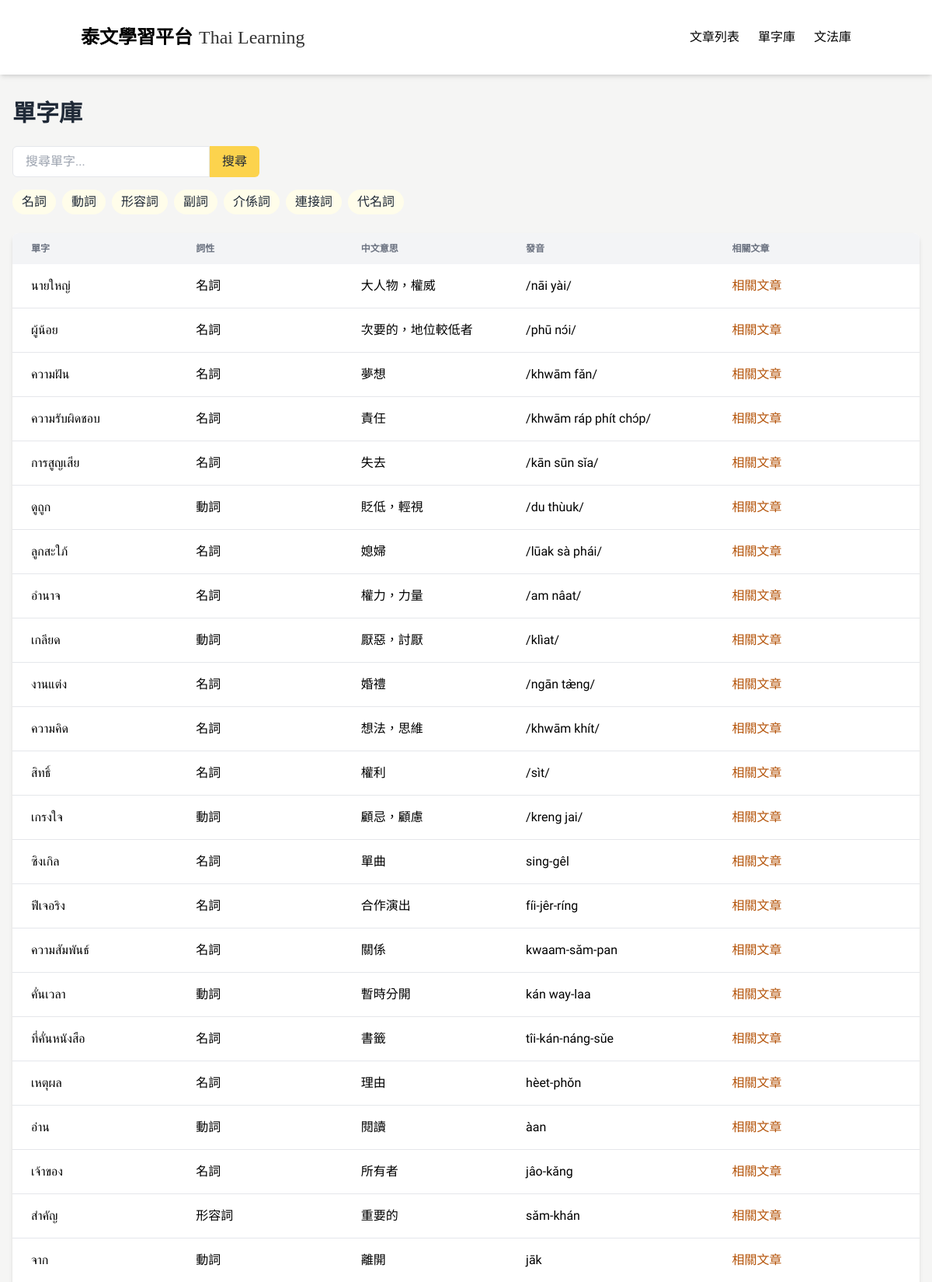
Screenshot of /vocabulary (upper part) with the database file from the repository.
### tables this page shows
CREATE TABLE Word (
            id INTEGER PRIMARY KEY AUTOINCREMENT,
            thai TEXT,
            chinese TEXT,
            type TEXT,
            pronunciation TEXT,
            articleId INTEGER,
            createdAt TEXT,
            updatedAt TEXT
        );

### app_sqlite.py (the view)
@app.route('/vocabulary')
def vocabulary():
    conn = get_db_connection()
    words = conn.execute("""
        SELECT DISTINCT Word.*
        FROM Word
        JOIN WordArticle ON Word.id = WordArticle.wordId
        JOIN Article ON WordArticle.articleId = Article.id
        WHERE Article.status = 'published'
        ORDER BY Word.createdAt DESC
    """).fetchall()
    conn.close()
    return render_template('vocabulary_adjust.html', words=words)

### app_sqlite.py (called while the page is built)
def get_db_connection():
    base_path = os.path.dirname(os.path.abspath(__file__))
    db_path = os.path.join(base_path, 'data.db')
    conn = sqlite3.connect(db_path)  # SQLite 檔名
    conn.row_factory = sqlite3.Row     # 讓取出的資料像字典一樣操作
    return conn

### templates/vocabulary_adjust.html (shortened to what this page needs)
<!DOCTYPE html>
<html lang="zh-TW">
<head>
  <script src="https://cdn.tailwindcss.com"></script>
</head>
<body>
  <nav class="bg-white shadow-md sticky top-0 z-50">
    <div class="container mx-auto px-4 py-4">
      <div class="flex justify-between items-center py-4">
        <div class="flex items-center space-x-2">
          <a href="/" class="flex items-end space-x-2">
            <span class="nav-title text-2xl font-bold text-black">泰文學習平台</span>
            <span class="nav-subtitle text-2xl text-black/80 self-end">Thai Learning</span>
          </a>
        </div>
        <div class="hidden md:flex space-x-6">
          <a href="/" class="tab-btn active-tab text-black hover:text-gray-700" data-tab="articles">文章列表</a>
          <a href="/vocabulary" class="text-black hover:text-gray-700">單字庫</a>
          <a href="/grammar" class="text-black hover:text-gray-700">文法庫</a>
        </div>
      </div>
    </div>
  </nav>
  <div class="px-4 py-8">
  <h1 class="text-3xl font-bold mb-6 text-gray-800">單字庫</h1>
  <div class="mb-6">
    <div class="flex mb-4">
      <input id="vocabulary-search" type="text" placeholder="搜尋單字..." class="border rounded-l-md px-4" />
      <button class="bg-[#FCD34D] hover:bg-[#FBBF24] text-[#1F2937] hover:text-white px-4 py-2 rounded-r-md transition-colors">搜尋</button>
    </div>
    <div class="flex flex-wrap gap-2 mb-4">
      <button class="px-3 py-1 bg-[#FFFDEA] text-[#1F2937] rounded-full hover:bg-[#FBBF24]" data-type="名詞">名詞</button>
      <button class="px-3 py-1 bg-[#FFFDEA] text-[#1F2937] rounded-full hover:bg-[#FBBF24]" data-type="動詞">動詞</button>
      <button class="px-3 py-1 bg-[#FFFDEA] text-[#1F2937] rounded-full hover:bg-[#FBBF24]" data-type="形容詞">形容詞</button>
      <button class="px-3 py-1 bg-[#FFFDEA] text-[#1F2937] rounded-full hover:bg-[#FBBF24]" data-type="副詞">副詞</button>
      <button class="px-3 py-1 bg-[#FFFDEA] text-[#1F2937] rounded-full hover:bg-[#FBBF24]" data-type="介係詞">介係詞</button>
      <button class="px-3 py-1 bg-[#FFFDEA] text-[#1F2937] rounded-full hover:bg-[#FBBF24]" data-type="連接詞">連接詞</button>
      <button class="px-3 py-1 bg-[#FFFDEA] text-[#1F2937] rounded-full hover:bg-[#FBBF24]" data-type="代名詞">代名詞</button>
    </div>
  </div>
  <div class="hidden md:block bg-white rounded-lg shadow-md overflow-x-auto">
    <table class="min-w-full w-full table-fixed">
      <thead class="bg-gray-100">
        <tr>
          <th class="px-6 py-3 text-left text-xs text-gray-500 uppercase w-1/5">單字</th>
          <th class="px-6 py-3 text-left text-xs text-gray-500 uppercase w-1/5">詞性</th>
          <th class="px-6 py-3 text-left text-xs text-gray-500 uppercase w-1/5">中文意思</th>
          <th class="px-6 py-3 text-left text-xs text-gray-500 uppercase w-1/4">發音</th>
          <th class="px-6 py-3 text-left text-xs text-gray-500 uppercase w-1/4">相關文章</th>
        </tr>
      </thead>
      <tbody class="divide-y divide-gray-200">
        {% for word in words %}
        <tr class="hover:bg-gray-50 vocabulary-row" data-type="{{ word.type }}">
          <td class="px-6 py-4 whitespace-nowrap thai-text">{{ word.thai }}</td>
          <td class="px-6 py-4 whitespace-nowrap">{{ word.type }}</td>
          <td class="px-6 py-4 whitespace-nowrap">{{ word.chinese }}</td>
          <td class="px-6 py-4 whitespace-nowrap">{{ word.pronunciation }}</td>
          <td class="px-6 py-4 whitespace-nowrap">
            <a href="/word/{{ word.id }}" class="text-[#B45309] hover:underline">相關文章</a>
          </td>
        </tr>
        {% endfor %}
      </tbody>
    </table>
  </div>
</body>
</html>

### templates/vocabulary_adjust.html (style rules this page uses)
:root { --main-color: #FCD34D; --main-color-hover: #FBBF24; --main-color-light: #FFFDEA; --main-color-light-hover: #FEF3C7; --main-color-bg: #ffffff; --main-color-dark: #1F2937; --main-color-darker: #111827; }
body { font-family: 'Noto Sans TC', 'Sarabun', sans-serif; background-color: #F5F5F4; }
.thai-text { font-family: 'Sarabun', sans-serif; }
.nav-title { font-family: 'Jin Xuan', '金萱體', 'Noto Sans TC', sans-serif; font-weight: bold; }
.nav-subtitle { font-family: 'Times New Roman', serif; font-size: 1.5rem; line-height: 2rem; }

### rows the page displays
Word: thai "นายใหญ่", type "名詞", chinese "大人物，權威", pronunciation "/nāi yài/"
Word: thai "ผู้น้อย", type "名詞", chinese "次要的，地位較低者", pronunciation "/phū nɔ́i/"
Word: thai "ความฝัน", type "名詞", chinese "夢想", pronunciation "/khwām fǎn/"
Word: thai "ความรับผิดชอบ", type "名詞", chinese "責任", pronunciation "/khwām ráp phít chɔ́p/"
Word: thai "การสูญเสีย", type "名詞", chinese "失去", pronunciation "/kān sūn sǐa/"
Word: thai "ดูถูก", type "動詞", chinese "貶低，輕視", pronunciation "/du thùuk/"
Word: thai "ลูกสะใภ้", type "名詞", chinese "媳婦", pronunciation "/lūak sà phái/"
Word: thai "อำนาจ", type "名詞", chinese "權力，力量", pronunciation "/am nâat/"
Word: thai "เกลียด", type "動詞", chinese "厭惡，討厭", pronunciation "/klìat/"
Word: thai "งานแต่ง", type "名詞", chinese "婚禮", pronunciation "/ngān tæ̀ng/"
Word: thai "ความคิด", type "名詞", chinese "想法，思維", pronunciation "/khwām khít/"
Word: thai "สิทธิ์", type "名詞", chinese "權利", pronunciation "/sìt/"
Word: thai "เกรงใจ", type "動詞", chinese "顧忌，顧慮", pronunciation "/kreng jai/"
Word: thai "ซิงเกิล", type "名詞", chinese "單曲", pronunciation "sing-gêl"
Word: thai "ฟีเจอริง", type "名詞", chinese "合作演出", pronunciation "fíi-jêr-ríng"
Word: thai "ความสัมพันธ์", type "名詞", chinese "關係", pronunciation "kwaam-sǎm-pan"
Word: thai "คั่นเวลา", type "動詞", chinese "暫時分開", pronunciation "kán way-laa"
Word: thai "ที่คั่นหนังสือ", type "名詞", chinese "書籤", pronunciation "tîi-kán-náng-sǔe"
Word: thai "เหตุผล", type "名詞", chinese "理由", pronunciation "hèet-phǒn"
Word: thai "อ่าน", type "動詞", chinese "閱讀", pronunciation "àan"
Word: thai "เจ้าของ", type "名詞", chinese "所有者", pronunciation "jâo-kǎng"
Word: thai "สำคัญ", type "形容詞", chinese "重要的", pronunciation "sǎm-khán"
Word: thai "จาก", type "動詞", chinese "離開", pronunciation "jāk"
